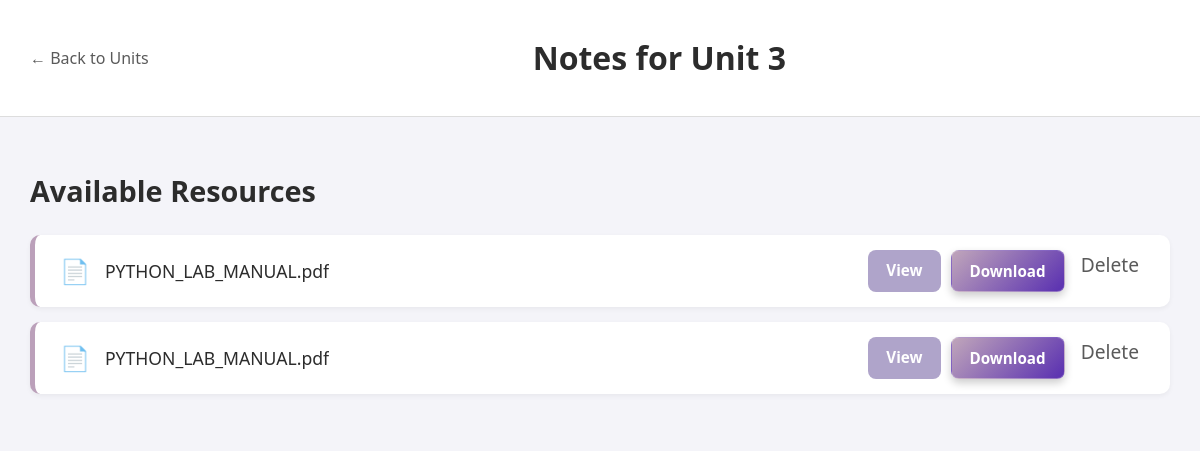
/notes/9 (signed in), run on the app's committed database.
### tables this page shows
CREATE TABLE Units(
    id INTEGER PRIMARY KEY AUTOINCREMENT,
    subject_id INTEGER NOT NULL,
    units TEXT NOT NULL,
    FOREIGN KEY (subject_id) REFERENCES Subjects(id)
  );

CREATE TABLE Notes(
    id INTEGER PRIMARY KEY AUTOINCREMENT,
    notes TEXT NOT NULL,
    unit_id INTEGER NOT NULL,
    FOREIGN KEY (unit_id) REFERENCES Units(id)
  );

### app.py (the view)
@app.route('/notes/<int:unit_id>')
def notes(unit_id):
  if "user_id" not in session:
    return redirect(url_for("signi"))
  conn=sqlite3.connect("notesapp.db")
  c=conn.cursor()
  c.execute("SELECT units,subject_id FROM Units WHERE id=?",(unit_id,))
  row=c.fetchone()
  if not row:
    conn.close()
    return "Note is not found"
  unit_name,subject_id=row
  c.execute("SELECT id,notes FROM Notes WHERE unit_id=?",(unit_id,))
  notes_data=c.fetchall()
  conn.close()
  user_role=session.get("role","teacher")
  return render_template("notes.html",notes_data=notes_data,unit_name=unit_name,subject_id=subject_id,user_role=user_role,unit_id=unit_id)

### templates/notes.html (shortened to what this page needs)
<!DOCTYPE html>
<html>
<head>
    <link rel="stylesheet" href="{{ url_for('static',filename='css/style.css') }}">
</head>
<body>
    <div class="page-container notes-page">
        <header class="editor-header view-header">
            <a href="{{ url_for('units', subject_id=subject_id) }}" class="back-link">
                ← Back to Units
            </a>
            <h1 class="page-title">Notes for {{ unit_name }}</h1>
        </header>
        <main class="notes-main-content">
            <h2 class="section-title">Available Resources</h2>
            <div class="notes-list-grid">
                {% for note in notes_data %}
                  <div class="note-file-card">
                      <div class="note-file-info">
                          <span class="file-icon">📄</span>
                          <span class="file-name">{{ note[1] }}</span>
                      </div>
                      <div class="note-file-actions">
                          <a href="{{ url_for('static', filename='uploads/' ~ note[1]) }}" target="_blank" class="action-btn view-btn">
                              View
                          </a>
                          <a href="{{ url_for('static', filename='uploads/' ~ note[1]) }}" download class="action-btn download-btn">
                              Download
                          </a>
                          {% if user_role == 'teacher' %}
                          <form method="POST" action="{{ url_for('delete_note', note_id=note[0], unit_id=unit_id) }}">
                              <button type="submit" class="delete-btn">Delete</button>
                          </form>
                          {% endif %}
                      </div>
                  </div>
                {% endfor %}
        </main>
    </div>
</body>
</html>

### static/css/style.css (style rules this page uses)
:root { --color-primary-accent: #BBA0BA; --color-secondary-accent: #AFA4CA; --color-light-accent: #E5C3D8; --color-text-dark: #2C2C2C; --color-text-light: #5A5A5A; --color-background: #F4F4F9; --color-card-background: #FFFFFF; --note-color-1: #E5C3D8; --note-color-2: #DBBCD4; --note-color-3: #BBA0BA; --note-color-4: #AFA4CA; --note-color-5: #CBDCDE; }
body { font-family: 'Segoe UI', Tahoma, Geneva, Verdana, sans-serif; background-color: var(--color-background); color: var(--color-text-dark); margin: 0; padding: 0; box-sizing: border-box; }
a { text-decoration: none; color: inherit; }
button { cursor: pointer; border: none; font-family: inherit; transition: background-color 0.2s, transform 0.1s; }
.editor-header { display: flex; justify-content: space-between; align-items: center; padding: 15px 30px; background-color: var(--color-card-background); border-bottom: 1px solid #ddd; flex-shrink: 0; }
.back-link { color: var(--color-text-light); font-size: 1em; }
.section-title { font-size: 1.8em; margin-bottom: 25px; color: var(--color-text-dark); }
.delete-btn { background: none; border: none; color: var(--color-text-light); font-size: 1.2em; cursor: pointer; transition: color 0.2s; }
.notes-page { background-color: var(--color-background); }
.notes-main-content { padding: 30px; max-width: 1200px; margin: 0 auto; }
.notes-list-grid { display: grid; gap: 15px; grid-template-columns: 1fr; }
.note-file-card { display: flex; justify-content: space-between; align-items: center; background-color: var(--color-card-background); padding: 15px 25px; border-radius: 10px; box-shadow: 0 2px 5px rgba(0, 0, 0, 0.05); border-left: 5px solid var(--color-primary-accent); transition: transform 0.1s; }
.note-file-info { display: flex; align-items: center; flex-grow: 1; min-width: 0; }
.file-icon { font-size: 1.5em; margin-right: 15px; color: var(--color-secondary-accent); }
.file-name { font-size: 1.1em; font-weight: 500; color: var(--color-text-dark); white-space: nowrap; overflow: hidden; text-overflow: ellipsis; }
.note-file-actions { display: flex; gap: 10px; flex-shrink: 0; }
.action-btn { padding: 8px 15px; border-radius: 6px; font-weight: 500; text-decoration: none; cursor: pointer; transition: background-color 0.2s; border: none; font-size: 0.95em; }
.view-btn { background-color: var(--color-secondary-accent); color: white; }
.download-btn { background-color: #ccc; }
.action-btn { padding: 10px 18px; border-radius: 8px; font-weight: 600; text-decoration: none; cursor: pointer; transition: all 0.2s ease-in-out; border: none; font-size: 0.95em; box-shadow: none; }
.download-btn { background: linear-gradient(135deg, var(--color-primary-accent) 5%, #5e35b1 95%); color: white; font-weight: 700; box-shadow: 0 4px 8px rgba(0, 0, 0, 0.2); border: 1px solid rgba(255, 255, 255, 0.2); }

### data on the page
Units: units "Unit 3"
Notes: notes "PYTHON_LAB_MANUAL.pdf"
Notes: notes "PYTHON_LAB_MANUAL.pdf"
